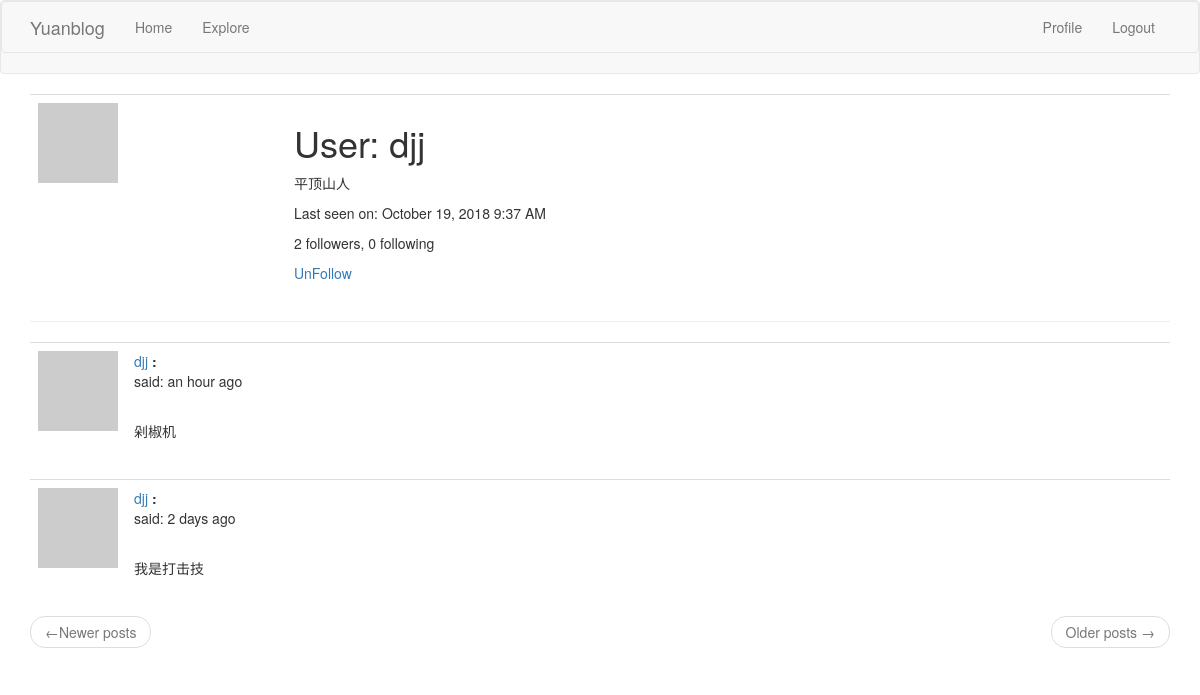
The app's page /user/djj (signed in), older data.
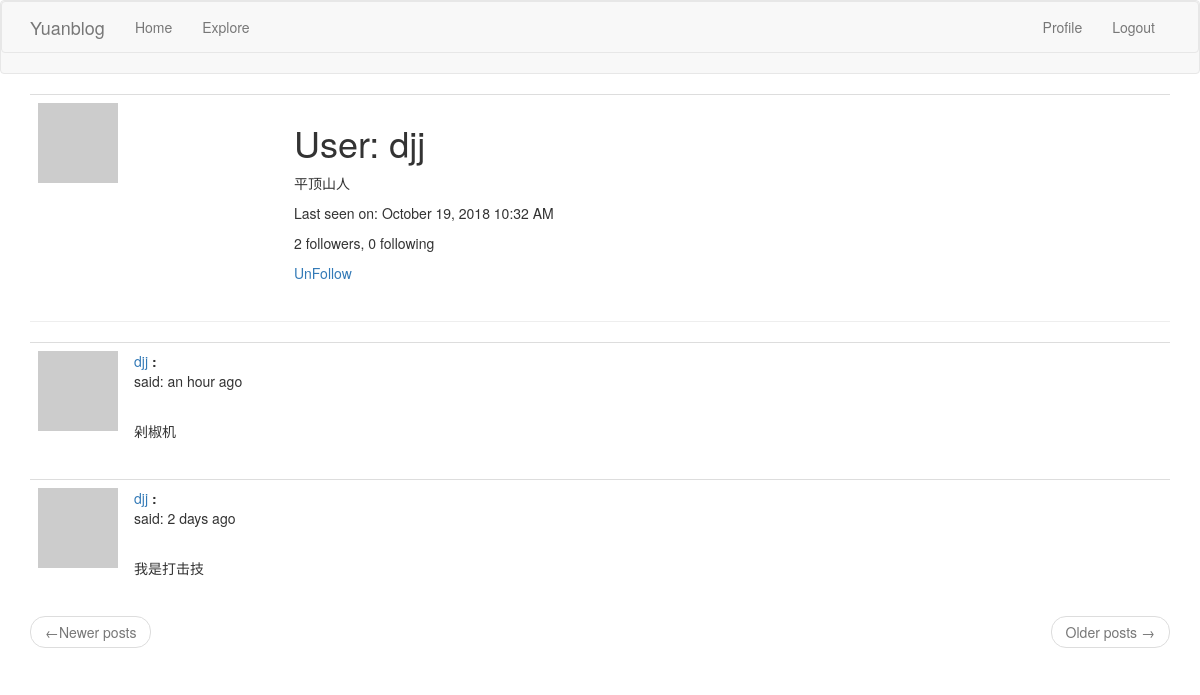
The same page, newer data.
### app/models.py (models this page shows, shortened)
class User(UserMixin, db.Model):
    id = db.Column(db.Integer, primary_key=True)
    username = db.Column(db.String(64), index=True, unique=True)
    email = db.Column(db.String(128), index=True, unique=True)
    password_hash = db.Column(db.String(128))
    posts = db.relationship('Post', backref='author', lazy='dynamic')
    about_me = db.Column(db.String(140))
    last_date = db.Column(db.DateTime, default=datetime.utcnow)
    followed = db.relationship(
        'User', secondary=followers,
        primaryjoin=(followers.c.follower_id == id),
        secondaryjoin=(followers.c.followed_id == id),
        backref=db.backref('followers', lazy='dynamic'), lazy='dynamic')
    def avatar(self, size):
        digest = hashlib.md5(self.email.lower().encode('utf-8')).hexdigest()
        return 'https://www.gravatar.com/avatar/{}?d=identicon&s={}'.format(digest, size)
    def is_following(self, user):
        return self.followed.filter(followers.c.followed_id == user.id).count() > 0
    @login.user_loader
    def load_user(id):
        return User.query.get(int(id))

### app/routes.py (the view)
@app.route('/user/<username>')
@login_required
def user(username):
    user = User.query.filter_by(username=username).first_or_404()
    page = request.args.get('page', 1, type=int)
    posts = user.posts.order_by(Post.timestamp.desc()).paginate(
        page, app.config['POSTS_PER_PAGE'], False)
    next_url = url_for('user', username=user.username, page=posts.next_num) \
        if posts.has_next else None
    prev_url = url_for('user', username=user.username, page=posts.prev_num) \
        if posts.has_prev else None
    return render_template('user.html', user=user, posts=posts.items,
                           next_url=next_url, prev_url=prev_url)

### app/routes.py (called while the page is built)
@app.before_request
def before_request():
    if current_user.is_authenticated:
        current_user.last_date = datetime.utcnow()
        db.session.commit()

### app/templates/user.html
{% extends "base.html" %}
{% block app_content %}
    <table class="table table-hover">
        <tr>
            <td width="256px"><img src="{{ user.avatar(256) }}"></td>
            <td>
                <h1>User: {{ user.username }}</h1>
                {% if user.about_me %}<p>{{ user.about_me }}</p>{% endif %}
                {% if user.last_date %}<p>Last seen on: {{ moment(user.last_date).format('LLL') }}</p>{% endif %}
                <p>{{ user.followers.count() }} followers, {{ user.followed.count() }} following</p>
                {% if user == current_user %}
                <p><a href="{{ url_for('edit_profile') }}">Edit your profile</a></p>
                {% elif not current_user.is_following(user) %}
                <p><a href="{{ url_for('follow', username=user.username) }}">Follow</a></p>
                {% else %}
                <p><a href="{{ url_for('un_follow', username=user.username) }}">UnFollow</a></p>
                {% endif %}
            </td>
        </tr>
    </table>
<hr>
{% for post in posts %}
    {% include '_post.html' %}
{% endfor %}
    <nav aria-label="...">
        <ul class="pager">
            <li class="previous{% if not prev_url %} disabled{% endif %}">
                <a href="{{ prev_url or '#' }}">
                    <span aria-hidden="true">&larr;</span>Newer posts
                </a>
            </li>
            <li class="next{% if not next_url %} disabled{% endif %}">
                <a href="{{ next_url or '#' }}">
                    Older posts <span aria-hidden="true">&rarr;</span>
                </a>
            </li>
        </ul>
    </nav>
{% endblock %}

Row changes from the older to the newer data that the page shows:
changed User "djj": last_date "October 19, 2018 9:37 AM" → "October 19, 2018 10:32 AM"
